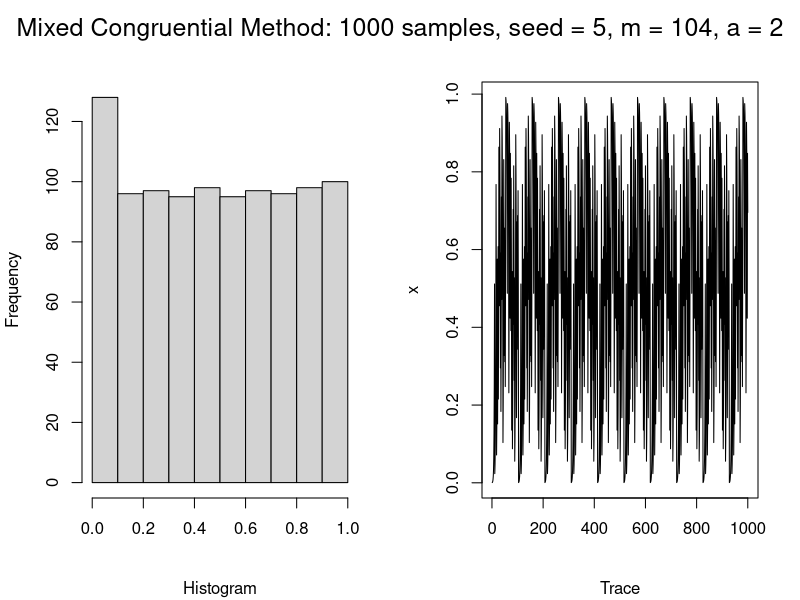
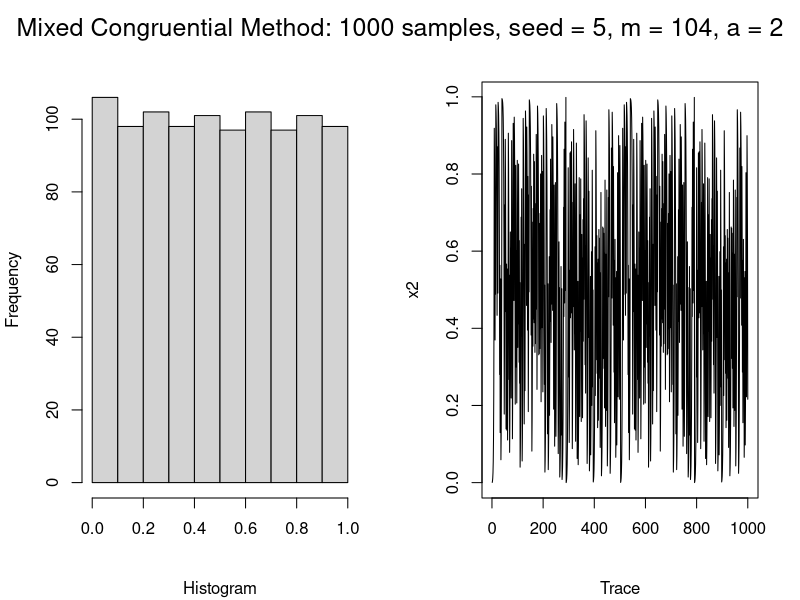
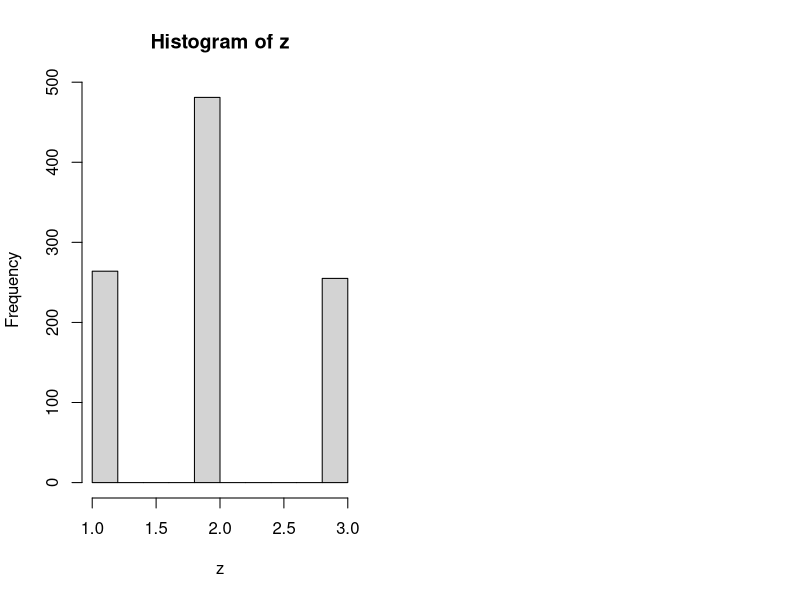

The R script that drew these images, in order:
## ---- chunk 1
mixed_congruential <- function(
    seed, n_samples, a = 7^5, m = (2 ^ 31) - 1, c=5) {
  x <- rep(NA, times=n_samples)
  x[1] <- seed
  hasRepeat <- FALSE
  for (i in 2:n_samples) {
    val <- (x[i - 1] * a + c) %% m
    # If val is already present, the values will repeat
    if (val %in% x[1:i]) {
      hasRepeat <- TRUE
      break
    }
    x[i] <- val
  }
  if (hasRepeat) {  # loop broke because of repeating values, so fill the rest
    reps <- x[1:(i - 1)]  # the original sequence to be repeated
    x[i:n_samples] <- rep(reps, length.out=(n_samples - i + 1))
  }
  return(x / m)
}
## ---- chunk 2
x <- mixed_congruential(5, n_samples=1000, m=10^4, a=2, c=5)
print(x[1:20])
## ---- chunk 3
par(mfrow=c(1, 2))
hist(x, main="", xlab="", sub="Histogram", font.sub=1)
plot.ts(x, main="", xlab="", sub="Trace", font.sub=1)
mtext("Mixed Congruential Method: 1000 samples, seed = 5, m = 104, a = 2", outer=TRUE,
      side=3, line=-2, cex=1.5)
## ---- chunk 4
x2 <- mixed_congruential(5, n_samples=1000, m=10^4, a=2, c=31)
par(mfrow=c(1, 2))
hist(x2, main="", xlab="", sub="Histogram", font.sub=1)
plot.ts(x2, main="", xlab="", sub="Trace", font.sub=1)
mtext("Mixed Congruential Method: 1000 samples, seed = 5, m = 104, a = 2", outer=TRUE,
      side=3, line=-2, cex=1.5)
## ---- chunk 5
# Using the inverse transform method
mypdf <- function(x_vec, prob_vec, n=1) {
    Z <- c(0, cumsum(prob_vec))
    U <- runif(n)
    ix <- cut(U, Z, labels=FALSE)
    return(x_vec[ix])
}
## ---- chunk 6
x_vec = c(1:3)
prob_vec = c(1 / 4, 1 / 2, 1 / 4)
N <- 1000
z <- mypdf(x_vec, prob_vec, N)
print("First ten samples:")
print(z[1:10])

print("Last ten samples:")
print(tail(z, 10))
## ---- chunk 7
hist(z)
## ---- chunk 8
theoretical_mean = sum(x_vec * prob_vec)
empirical_mean = mean(z)
sprintf("Theoretical mean = %f; Empirical mean = %f", theoretical_mean, empirical_mean)
## ---- chunk 9
findMaxRatio <- function(r, p) {
    # Find mu, sigma for the target distro
    mu = r * (1 - p) / p
    sigma <- sqrt(mu / p)
    # Calculate support only until mu + 4 x sigma
    max_k <- ceiling(mu + 4 * sigma)
    support <- 0:max_k
    
    # Calculate PMF of target and proposal
    f_k <- dnbinom(support, size=r, prob=p)
    g_k <- dgeom(support, prob=p)
    upperBound <- f_k / g_k
    
    return(max(upperBound))
}
## ---- chunk 10
gen_sample <- function(r, p, upperBound) {
    nTry <- 0
    while (TRUE) {
        nTry = nTry + 1
        proposal <- rgeom(1, prob=p)
        p_target <- dnbinom(proposal, size=r, prob=p)
        p_prop <- dgeom(proposal, prob=p)
        if (runif(1) < (p_target / (upperBound * p_prop))) {
            break
        }
    }
    return(proposal)
}
## ---- chunk 11
r <- 3
p <- 0.4
cMax <- findMaxRatio(r, p)

Z <- numeric(length=1000)
for (ix in 1:length(Z)) {
    Z[ix] <- gen_sample(r, p, cMax)
}
## ---- chunk 12
mu_theoretical = r * (1 - p) / p
mu_empirical = mean(Z)

print(mu_theoretical)
print(mu_empirical)
